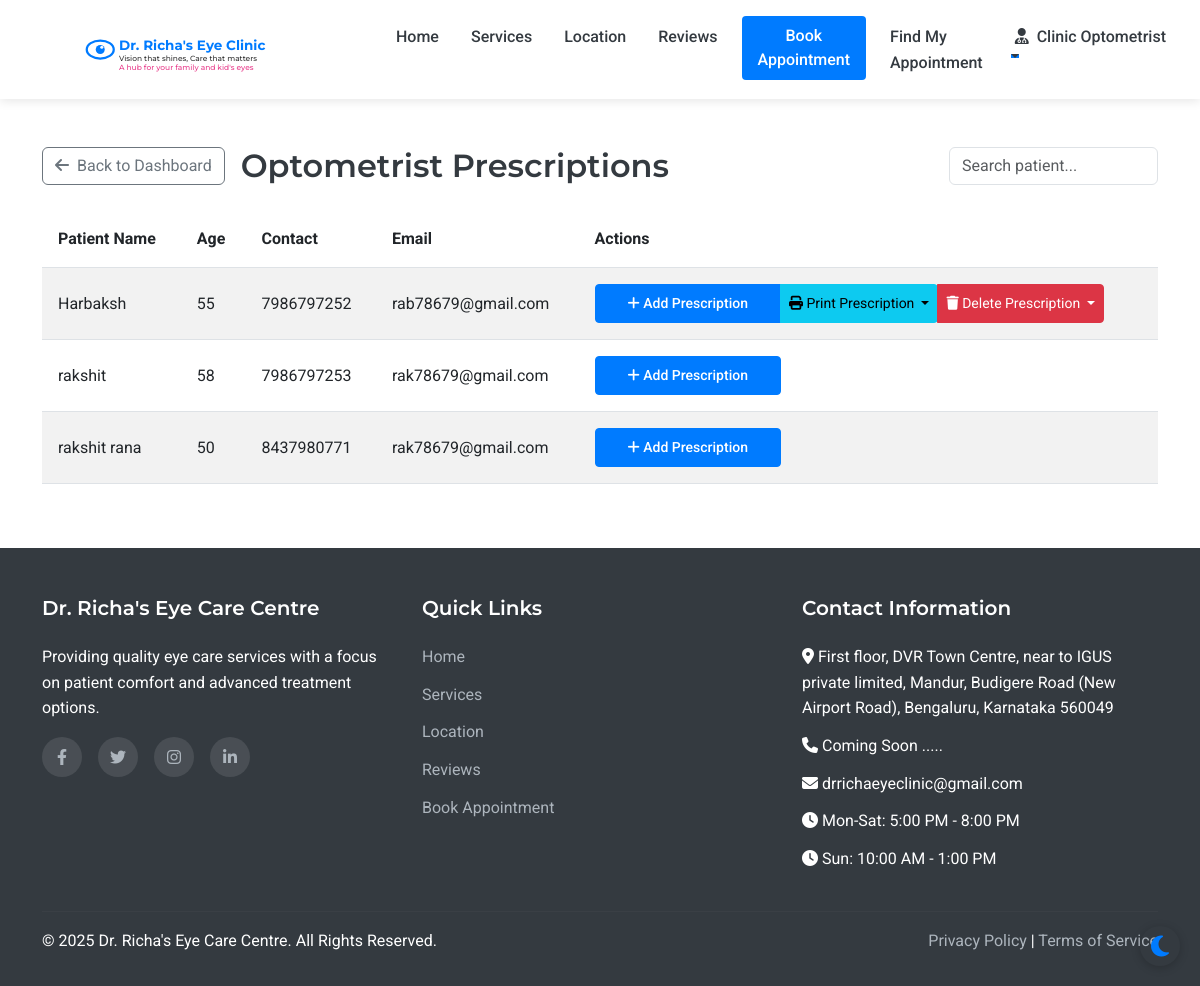
Page /assistant/prescriptions (signed in) on the committed database.
### models.py (models this page shows, shortened)
class Staff(UserMixin, db.Model):
    __abstract__ = True
    id = db.Column(db.Integer, primary_key=True)
    username = db.Column(db.String(64), unique=True, nullable=False)
    email = db.Column(db.String(120), unique=True, nullable=False)
    password_hash = db.Column(db.String(256), nullable=False)
    full_name = db.Column(db.String(100), nullable=False)
    mobile_number = db.Column(db.String(15), nullable=False)

class Assistant(Staff):
    __tablename__ = 'assistant'
    position = db.Column(db.String(100), nullable=True, default='Optometrist')
    full_name = db.Column(db.String(100), nullable=True, default='Optometrist')
    joining_date = db.Column(db.Date, nullable=True)
    salary_records = db.relationship('Salary', backref='assistant', lazy=True)

class Patient(UserMixin, db.Model):
    id = db.Column(db.Integer, primary_key=True)
    full_name = db.Column(db.String(100), nullable=False)
    mobile_number = db.Column(db.String(15), nullable=False)
    email = db.Column(db.String(100), nullable=True)
    age = db.Column(db.Integer, nullable=False)
    sex = db.Column(db.String(10), nullable=True)
    password_hash = db.Column(db.String(256), nullable=True)
    is_registered = db.Column(db.Boolean, default=False)
    created_at = db.Column(db.DateTime, nullable=False, default=datetime.utcnow)
    appointments = db.relationship('Appointment', backref='patient', lazy=True)
    doctor_prescriptions = db.relationship('DoctorPrescription', backref='patient', lazy=True)
    optometrist_prescriptions = db.relationship('OptometristPrescription', backref='patient', lazy=True)

### routes.py (the view)
@app.route('/assistant/prescriptions')
@login_required
def assistant_prescriptions():
    if not isinstance(current_user, Assistant):
        flash('Access denied', 'danger')
        return redirect(url_for('index'))
    all_patients = Patient.query.order_by(Patient.full_name).all()
    return render_template('assistant/prescriptions.html', all_patients=all_patients)

### app.py (called while the page is built)
@login_manager.user_loader
def load_user(user_id):
    from models import Doctor, Assistant, Admin, Patient
    try:
        if user_id.startswith('doctor_'):
            return Doctor.query.get(int(user_id.split('_')[1]))
        elif user_id.startswith('assistant_'):
            return Assistant.query.get(int(user_id.split('_')[1]))
        elif user_id.startswith('admin_'):
            return Admin.query.get(int(user_id.split('_')[1]))
        else:
            return Patient.query.get(int(user_id))
    except (ValueError, AttributeError):
        return None

### routes.py (called while the page is built)
@app.context_processor
def inject_now():
    return {'now': datetime.now()}

### templates/assistant/prescriptions.html (shortened to what this page needs)
{% extends 'layout.html' %}
{% block content %}
<div class="container py-5">
    <div class="d-flex justify-content-between align-items-center mb-4">
        <div class="d-flex align-items-center">
            <a href="{{ url_for('assistant_dashboard') }}" class="btn btn-outline-secondary me-3">
                <i class="fas fa-arrow-left me-1"></i> Back to Dashboard
            </a>
            <h2 class="mb-0">Optometrist Prescriptions</h2>
        </div>
        <input type="text" id="searchInput" class="form-control w-auto" placeholder="Search patient..." onkeyup="searchTable()">
    </div>
    <div class="table-responsive">
        <table class="table table-striped" id="prescriptionTable">
            <thead>
                <tr>
                    <th>Patient Name</th>
                    <th>Age</th>
                    <th>Contact</th>
                    <th>Email</th>
                    <th>Actions</th>
                </tr>
            </thead>
            <tbody>
                {% for patient in all_patients %}
                <tr>
                    <td>{{ patient.full_name }}</td>
                    <td>{{ patient.age }}</td>
                    <td>{{ patient.mobile_number }}</td>
                    <td>{{ patient.email }}</td>
                    <td>
                        <div class="btn-group">
                            <a href="{{ url_for('assistant_add_prescription', patient_id=patient.id) }}"
                               class="btn btn-primary btn-sm">
                                <i class="fas fa-plus"></i> Add Prescription
                            </a>
                            {% if patient.optometrist_prescriptions %}
                            <button type="button" class="btn btn-info btn-sm dropdown-toggle" data-bs-toggle="dropdown">
                                <i class="fas fa-print"></i> Print Prescription
                            </button>
                            <button type="button" class="btn btn-danger btn-sm dropdown-toggle" data-bs-toggle="dropdown">
                                <i class="fas fa-trash"></i> Delete Prescription
                            </button>
                            {% endif %}
                        </div>
                    </td>
                </tr>
                {% endfor %}
            </tbody>
        </table>
    </div>
</div>
{% endblock %}

### templates/layout.html (shortened to what this page needs)
<!DOCTYPE html>
<html lang="en">
<head>
    <link href="https://cdn.jsdelivr.net/npm/bootstrap@5.3.0-alpha1/dist/css/bootstrap.min.css" rel="stylesheet">
    <link rel="stylesheet" href="https://cdn.jsdelivr.net/npm/flatpickr/dist/flatpickr.min.css">
    <link rel="stylesheet" href="https://cdnjs.cloudflare.com/ajax/libs/font-awesome/6.1.1/css/all.min.css">
    <link rel="stylesheet" href="{{ url_for('static', filename='css/style.css') }}">
</head>
<body>
    <nav class="navbar navbar-expand-lg sticky-top">
        <div class="container">
            <a class="navbar-brand" href="{{ url_for('index') }}" id="clinic-logo">
                <div id="interactive-logo-container" style="height: 60px;"></div>
            </a>
            <div class="collapse navbar-collapse" id="navbarNav">
                <ul class="navbar-nav ms-auto">
                    <li class="nav-item">
                        <a class="nav-link {% if request.path == url_for('index') %}active{% endif %}" href="{{ url_for('index') }}">Home</a>
                    </li>
                    <li class="nav-item">
                        <a class="nav-link {% if request.path == url_for('services') %}active{% endif %}" href="{{ url_for('services') }}">Services</a>
                    </li>
                    <li class="nav-item">
                        <a class="nav-link {% if request.path == url_for('location') %}active{% endif %}" href="{{ url_for('location') }}">Location</a>
                    </li>
                    <li class="nav-item">
                        <a class="nav-link {% if request.path == url_for('reviews') %}active{% endif %}" href="{{ url_for('reviews') }}">Reviews</a>
                    </li>
                    <li class="nav-item">
                        <a class="nav-link btn btn-primary text-white px-3 ms-lg-2" href="{{ url_for('appointment') }}">Book Appointment</a>
                    </li>
                    <li class="nav-item">
                        <a class="nav-link" href="{{ url_for('find_appointment') }}">Find My Appointment</a>
                    </li>
                    {% if current_user.is_authenticated %}
                        {% if current_user.__class__.__name__ == 'Patient' %}
                            <li class="nav-item dropdown">
                                <a class="nav-link dropdown-toggle" href="#" id="navbarDropdown" role="button" data-bs-toggle="dropdown" aria-expanded="false">
                                    <i class="fas fa-user me-1"></i> {{ current_user.full_name }}
                                </a>
                                <ul class="dropdown-menu dropdown-menu-end" aria-labelledby="navbarDropdown">
                                    <li><a class="dropdown-item" href="{{ url_for('patient_dashboard') }}">Dashboard</a></li>
                                    <li><a class="dropdown-item" href="{{ url_for('patient_appointments') }}">My Appointments</a></li>
                                    <li><a class="dropdown-item" href="{{ url_for('patient_medical_records') }}">Medical Records</a></li>
                                    <li><hr class="dropdown-divider"></li>
                                    <li><a class="dropdown-item" href="{{ url_for('patient_logout') }}">Logout</a></li>
                                </ul>
                            </li>
                        {% else %}
                            <li class="nav-item dropdown">
                                <a class="nav-link dropdown-toggle" href="#" id="navbarDropdown" role="button" data-bs-toggle="dropdown" aria-expanded="false">
                                    <i class="fas fa-user-md me-1"></i> {{ current_user.full_name }}
                                </a>
                            </li>
                        {% endif %}
                    {% endif %}
                </ul>
            </div>
        </div>
    </nav>
    <main>
        {% block content %}{% endblock %}
    </main>
    <footer>
        <div class="container">
            <div class="row">
                <div class="col-md-4 mb-4 mb-md-0">
                    <h5>Dr. Richa's Eye Care Centre</h5>
                    <p class="mb-3">Providing quality eye care services with a focus on patient comfort and advanced treatment options.</p>
                    <div class="social-icons">
                        <a href="#" aria-label="Facebook"><i class="fab fa-facebook-f"></i></a>
                        <a href="#" aria-label="Twitter"><i class="fab fa-twitter"></i></a>
                        <a href="#" aria-label="Instagram"><i class="fab fa-instagram"></i></a>
                        <a href="#" aria-label="LinkedIn"><i class="fab fa-linkedin-in"></i></a>
                    </div>
                </div>
                <div class="col-md-4 mb-4 mb-md-0">
                    <h5>Quick Links</h5>
                    <ul>
                        <li><a href="{{ url_for('index') }}">Home</a></li>
                        <li><a href="{{ url_for('services') }}">Services</a></li>
                        <li><a href="{{ url_for('location') }}">Location</a></li>
                        <li><a href="{{ url_for('reviews') }}">Reviews</a></li>
                        <li><a href="{{ url_for('appointment') }}">Book Appointment</a></li>
                    </ul>
                </div>
                <div class="col-md-4">
                    <h5>Contact Information</h5>
                    <ul>
                        <li><i class="fas fa-map-marker-alt"></i> First floor, DVR Town Centre, near to     IGUS private limited, Mandur, Budigere Road (New Airport Road), Bengaluru, Karnataka 560049</li>
                        <li><i class="fas fa-phone"></i> Coming Soon .....</li>
                        <li><i class="fas fa-envelope"></i> drrichaeyeclinic@gmail.com</li>
                        <li><i class="fas fa-clock"></i> Mon-Sat: 5:00 PM - 8:00 PM</li>
                        <li><i class="fas fa-clock"></i> Sun: 10:00 AM - 1:00 PM</li>
                    </ul>
                </div>
            </div>
            <hr class="mt-4 mb-3" style="border-color: rgba(255,255,255,0.1);">
            <div class="row">
                <div class="col-md-6">
                    <p class="mb-md-0">&copy; {{ now.year }} Dr. Richa's Eye Care Centre. All Rights Reserved.</p>
                </div>
                <div class="col-md-6 text-md-end">
                    <p class="mb-0">
                        <a href="#">Privacy Policy</a> |
                        <a href="#">Terms of Service</a>
                    </p>
                </div>
            </div>
        </div>
    </footer>
</body>
</html>

### static/css/style.css (style rules this page uses)
:root { --primary-color: #007bff; --secondary-color: #6c757d; --accent-color: #17a2b8; --light-color: #f8f9fa; --dark-color: #343a40; --success-color: #28a745; --warning-color: #ffc107; --danger-color: #dc3545; --white: #ffffff; --light-blue: #e6f2ff; --transition: all 0.3s ease; --bg-color: #ffffff; --text-color: #343a40; --card-bg: #ffffff; --border-color: #dee2e6; --footer-bg: #343a40; --footer-text: #ffffff; --hero-overlay: rgba(0, 123, 255, 0.85); }
body { font-family: 'Roboto', sans-serif; color: var(--text-color, var(--dark-color)); line-height: 1.6; background-color: var(--bg-color, var(--white)); transition: background-color 0.3s ease, color 0.3s ease; }
h1, h2, h3, h4, h5, h6 { font-family: 'Montserrat', sans-serif; font-weight: 600; }
.navbar { box-shadow: 0 2px 4px rgba(0, 0, 0, 0.1); padding: 1rem 2rem; background-color: var(--card-bg, var(--white)); transition: background-color 0.3s ease; }
.navbar-brand { font-weight: 700; color: var(--primary-color); font-size: 1.5rem; }
#interactive-logo-container { width: 300px; height: 40px !important; cursor: pointer; display: flex; align-items: center; justify-content: flex-start; transition: var(--transition); margin-right: 20px; }
.navbar { transition: transform 0.4s ease-in-out; box-shadow: 0 2px 10px rgba(0, 0, 0, 0.1); }
.nav-link { color: var(--dark-color); font-weight: 500; margin: 0 0.5rem; position: relative; transition: var(--transition); }
.nav-link::after { content: ''; position: absolute; width: 0; height:1.5px; bottom: 0; left: 0; background-color: var(--primary-color); transition: var(--transition); }
.table td, .table th { padding: 1rem; vertical-align: middle; }
.btn-primary { background-color: var(--primary-color); border-color: var(--primary-color); padding: 0.5rem 2rem; font-weight: 500; border-radius: 4px; transition: var(--transition); }
footer { background-color: var(--dark-color); color: var(--white); padding: 3rem 0 2rem; }
footer h5 { font-weight: 600; margin-bottom: 1.5rem; }
footer ul { list-style: none; padding-left: 0; }
footer ul li { margin-bottom: 0.75rem; }
footer a { color: #adb5bd; text-decoration: none; transition: var(--transition); }
.social-icons { display: flex; gap: 1rem; }
.social-icons a { display: flex; align-items: center; justify-content: center; width: 40px; height: 40px; border-radius: 50%; background-color: rgba(255, 255, 255, 0.1); transition: var(--transition); }

### rows in the picture
Assistant: full_name "Clinic Optometrist"
Patient: full_name "Harbaksh", age "55", mobile_number "7986797252", email "rab78679@gmail.com"
Patient: full_name "rakshit", age "58", mobile_number "7986797253", email "rak78679@gmail.com"
Patient: full_name "rakshit rana", age "50", mobile_number "8437980771", email "rak78679@gmail.com"
